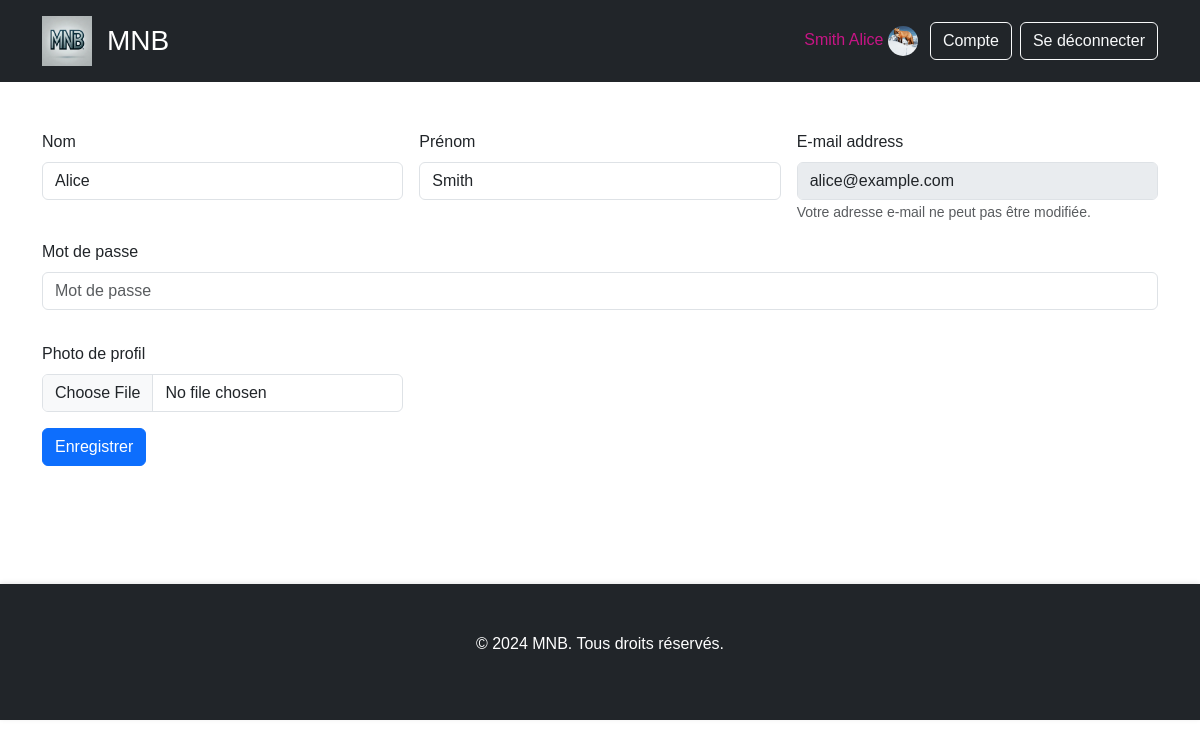
The app's page /compte.php (signed in) with its own data.
### tables this page shows
CREATE TABLE `Utilisateur` (
  `IDUser` int(11) NOT NULL,
  `Email` varchar(50) NOT NULL,
  `MDP` varchar(255) DEFAULT NULL,
  `Nom` varchar(50) NOT NULL,
  `Prenom` varchar(50) NOT NULL,
  `photo` varchar(50) NOT NULL,
  `Statu` varchar(50) NOT NULL
);

### compte.php (the view, shortened to what this page needs)
<?php
include 'db.php';
$user_info = null;
if (isset($_SESSION['user_id'])) {
    $user_id = $_SESSION['user_id'];
    $query = "SELECT * FROM Utilisateur WHERE IDUser = ?";
    $stmt = mysqli_prepare($connection, $query);
    mysqli_stmt_bind_param($stmt, "s", $user_id);
    mysqli_stmt_execute($stmt);
    $result = mysqli_stmt_get_result($stmt);
    $user_info = mysqli_fetch_assoc($result);
}
?>
<!DOCTYPE html>
<html lang="fr">
<head>
    <link href="https://cdn.jsdelivr.net/npm/bootstrap@5.3.3/dist/css/bootstrap.min.css" rel="stylesheet">
    <link rel="stylesheet" href="MNB.css">
</head>
<body>
<header class="bg-dark text-white py-3">
    <div class="container">
        <div class="d-flex justify-content-between align-items-center">
            <div class="d-flex align-items-center">
                <img src="mnb.jpeg" alt="MNB Logo" style="width: 50px; height: 50px; object-fit: contain; margin-right: 15px;">
                <a href="MNB.php" class="text-white text-decoration-none"><h1 class="h3 mb-0">MNB</h1></a>
            </div>
            <div class="d-flex align-items-center">
                <?php if ($user_info): ?>
                    <span class="me-1">
                        <?php echo htmlspecialchars($user_info['Prenom'] . ' ' . $user_info['Nom']); ?>
                        <?php if (!empty($user_info['photo'])): ?>
                            <img src="pdp/<?php echo htmlspecialchars($user_info['photo']); ?>" alt="Profile Picture" class="rounded-circle" style="width: 30px; height: 30px; object-fit: cover;">
                        <?php endif; ?>
                    </span>
                    <a href="compte.php" class="btn btn-outline-light ms-2">Compte</a>
                    <a href="logout.php" class="btn btn-outline-light ms-2">Se déconnecter</a>
                <?php else: ?>
                    <a href="signup.php" class="btn btn-light">S'inscrire</a>
                <?php endif; ?>
            </div>
        </div>
    </div>
</header>
    <main class="py-5">
        <div class="container">
            <form class="row g-3 needs-validation" novalidate method="post" action="" enctype="multipart/form-data">
                <div class="col-md-4">
                    <label for="nom" class="form-label">Nom</label>
                    <input type="text" class="form-control" id="nom" name="nom" value="<?php echo isset($user_info['Nom']) ? $user_info['Nom'] : ''; ?>" required>
                </div>
                <div class="col-md-4">
                    <label for="prenom" class="form-label">Prénom</label>
                    <input type="text" class="form-control" id="prenom" name="prenom" value="<?php echo isset($user_info['Prenom']) ? $user_info['Prenom'] : ''; ?>" required>
                </div>
                <div class="col-md-4">
                    <label for="mail" class="form-label">E-mail address</label>
                    <input type="email" class="form-control readonly-email" id="mail" name="mail" value="<?php echo isset($user_info['Email']) ? $user_info['Email'] : ''; ?>" readonly>
                    <small class="text-muted">Votre adresse e-mail ne peut pas être modifiée.</small>
                </div>
                <div class="mb-3">
                                    <label for="exampleDropdownFormPassword2" class="form-label">Mot de passe</label>
                                    <input type="password" class="form-control" id="exampleDropdownFormPassword2" name="password" placeholder="Mot de passe" required>
                                </div>
                <div class="col-md-4">
                    <label for="photo" class="form-label">Photo de profil</label>
                    <input type="file" class="form-control" id="photo" name="photo" accept="image/*">
                </div>
                <div class="col-12 d-flex justify-content-start gap-2">
                    <button type="submit" class="btn btn-primary">Enregistrer</button>
                </div>
            </form>
        </div>
    </main>
    <footer class="bg-dark text-white py-5">
        <div class="container">
            <p class="text-center">&copy; 2024 MNB. Tous droits réservés.</p>
        </div>
    </footer>
</body>
</html>

### MNB.css (style rules this page uses)
body { font-family: Arial, sans-serif; margin-bottom: 80px; }
header h1 { margin: 0; text-align: center; }
header a { text-decoration: none; color: inherit; text-align: center; }
span { color: mediumvioletred; }
header .btn { margin-left: 10px; }
footer { background-color: #343a40; color: #ffffff; position: flex; bottom: -20%; width: 100%; text-align: center; padding: 30px 0; box-shadow: 0 -1px 5px rgba(0, 0, 0, 0.1); margin-top: 70px; }
main { padding: 20px; }

### compte.php (style rules this page uses)
.readonly-email { background-color: #e9ecef; pointer-events: none; }

### records on screen
utilisateur: Prenom+Nom "Smith Alice", photo (picture), nom "Alice", prenom "Smith", mail "alice@example.com"
